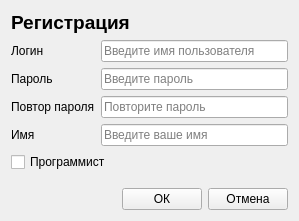
<?xml version="1.0" encoding="UTF-8"?>
<ui version="4.0">
 <class>RegistrationForm</class>
 <widget class="QWidget" name="RegistrationForm">
  <property name="geometry">
   <rect>
    <x>0</x>
    <y>0</y>
    <width>299</width>
    <height>221</height>
   </rect>
  </property>
  <property name="windowTitle">
   <string>Регистрация</string>
  </property>
  <layout class="QVBoxLayout" name="verticalLayout">
   <item>
    <widget class="QLabel" name="label_5">
     <property name="font">
      <font>
       <pointsize>14</pointsize>
       <weight>75</weight>
       <bold>true</bold>
      </font>
     </property>
     <property name="text">
      <string>Регистрация</string>
     </property>
     <property name="margin">
      <number>7</number>
     </property>
     <property name="indent">
      <number>-1</number>
     </property>
    </widget>
   </item>
   <item>
    <layout class="QFormLayout" name="formLayout">
     <item row="0" column="0">
      <widget class="QLabel" name="label">
       <property name="text">
        <string>Логин</string>
       </property>
      </widget>
     </item>
     <item row="0" column="1">
      <widget class="QLineEdit" name="loginLineEdit">
       <property name="placeholderText">
        <string>Введите имя пользователя</string>
       </property>
      </widget>
     </item>
     <item row="1" column="0">
      <widget class="QLabel" name="label_2">
       <property name="text">
        <string>Пароль</string>
       </property>
      </widget>
     </item>
     <item row="1" column="1">
      <widget class="QLineEdit" name="passwordLineEdit">
       <property name="echoMode">
        <enum>QLineEdit::Password</enum>
       </property>
       <property name="placeholderText">
        <string>Введите пароль</string>
       </property>
      </widget>
     </item>
     <item row="2" column="0">
      <widget class="QLabel" name="label_3">
       <property name="text">
        <string>Повтор пароля</string>
       </property>
      </widget>
     </item>
     <item row="2" column="1">
      <widget class="QLineEdit" name="repeatPasswordLineEdit">
       <property name="echoMode">
        <enum>QLineEdit::Password</enum>
       </property>
       <property name="placeholderText">
        <string>Повторите пароль</string>
       </property>
      </widget>
     </item>
     <item row="3" column="0">
      <widget class="QLabel" name="label_4">
       <property name="text">
        <string>Имя</string>
       </property>
      </widget>
     </item>
     <item row="3" column="1">
      <widget class="QLineEdit" name="nameLineEdit">
       <property name="placeholderText">
        <string>Введите ваше имя</string>
       </property>
      </widget>
     </item>
    </layout>
   </item>
   <item>
    <widget class="QCheckBox" name="programmerCheckBox">
     <property name="text">
      <string>Программист</string>
     </property>
     <property name="tristate">
      <bool>false</bool>
     </property>
    </widget>
   </item>
   <item>
    <spacer name="verticalSpacer">
     <property name="orientation">
      <enum>Qt::Vertical</enum>
     </property>
     <property name="sizeHint" stdset="0">
      <size>
       <width>20</width>
       <height>0</height>
      </size>
     </property>
    </spacer>
   </item>
   <item>
    <layout class="QHBoxLayout" name="horizontalLayout">
     <item>
      <spacer name="horizontalSpacer">
       <property name="orientation">
        <enum>Qt::Horizontal</enum>
       </property>
       <property name="sizeHint" stdset="0">
        <size>
         <width>40</width>
         <height>20</height>
        </size>
       </property>
      </spacer>
     </item>
     <item>
      <widget class="QPushButton" name="okButton">
       <property name="text">
        <string>ОК</string>
       </property>
      </widget>
     </item>
     <item>
      <widget class="QPushButton" name="cancelButton">
       <property name="text">
        <string>Отмена</string>
       </property>
      </widget>
     </item>
    </layout>
   </item>
  </layout>
 </widget>
 <resources/>
 <connections/>
</ui>
